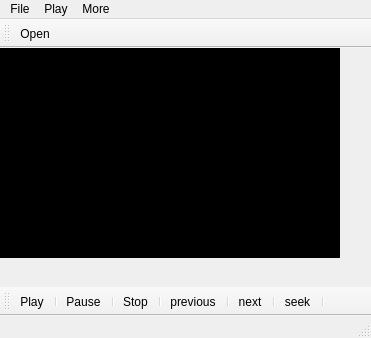
<?xml version="1.0" encoding="UTF-8"?>
<ui version="4.0">
 <class>MainWindow</class>
 <widget class="QMainWindow" name="MainWindow">
  <property name="geometry">
   <rect>
    <x>0</x>
    <y>0</y>
    <width>371</width>
    <height>338</height>
   </rect>
  </property>
  <property name="windowTitle">
   <string>MainWindow</string>
  </property>
  <property name="styleSheet">
   <string notr="true"/>
  </property>
  <widget class="QWidget" name="centralwidget">
   <widget class="QFrame" name="frame">
    <property name="geometry">
     <rect>
      <x>-1</x>
      <y>-1</y>
      <width>341</width>
      <height>211</height>
     </rect>
    </property>
    <property name="styleSheet">
     <string notr="true">background-color: rgb(0, 0, 0);
image: url(:/images/Icons/4a8dab6a89bb45ee9894fe3fcf9968bb.png);</string>
    </property>
    <property name="frameShape">
     <enum>QFrame::StyledPanel</enum>
    </property>
    <property name="frameShadow">
     <enum>QFrame::Raised</enum>
    </property>
   </widget>
  </widget>
  <widget class="QMenuBar" name="menubar">
   <property name="geometry">
    <rect>
     <x>0</x>
     <y>0</y>
     <width>371</width>
     <height>21</height>
    </rect>
   </property>
   <widget class="QMenu" name="menuFile">
    <property name="title">
     <string>File</string>
    </property>
    <addaction name="actionOpen"/>
   </widget>
   <widget class="QMenu" name="menuVideo">
    <property name="title">
     <string>Play</string>
    </property>
    <addaction name="actionPlay"/>
    <addaction name="actionPause"/>
    <addaction name="actionStop"/>
   </widget>
   <widget class="QMenu" name="menuAbout">
    <property name="title">
     <string>More</string>
    </property>
    <addaction name="actionlogo"/>
   </widget>
   <addaction name="menuFile"/>
   <addaction name="menuVideo"/>
   <addaction name="menuAbout"/>
  </widget>
  <widget class="QStatusBar" name="statusbar"/>
  <widget class="QToolBar" name="toolBar">
   <property name="windowTitle">
    <string>toolBar</string>
   </property>
   <attribute name="toolBarArea">
    <enum>BottomToolBarArea</enum>
   </attribute>
   <attribute name="toolBarBreak">
    <bool>false</bool>
   </attribute>
   <addaction name="actionPlay"/>
   <addaction name="separator"/>
   <addaction name="actionPause"/>
   <addaction name="separator"/>
   <addaction name="actionStop"/>
   <addaction name="separator"/>
   <addaction name="actionprevious"/>
   <addaction name="separator"/>
   <addaction name="actionnext"/>
   <addaction name="separator"/>
   <addaction name="actionseek"/>
   <addaction name="separator"/>
  </widget>
  <widget class="QToolBar" name="toolBar_2">
   <property name="windowTitle">
    <string>toolBar_2</string>
   </property>
   <attribute name="toolBarArea">
    <enum>TopToolBarArea</enum>
   </attribute>
   <attribute name="toolBarBreak">
    <bool>false</bool>
   </attribute>
   <addaction name="actionOpen"/>
  </widget>
  <action name="actionOpen">
   <property name="icon">
    <iconset resource="ResoFiles.qrc">
     <normaloff>:/images/Icons/icons8-folder-48.png</normaloff>:/images/Icons/icons8-folder-48.png</iconset>
   </property>
   <property name="text">
    <string>Open</string>
   </property>
  </action>
  <action name="actionPlay">
   <property name="icon">
    <iconset resource="ResoFiles.qrc">
     <normaloff>:/images/Icons/icons8-play-30.png</normaloff>:/images/Icons/icons8-play-30.png</iconset>
   </property>
   <property name="text">
    <string>Play</string>
   </property>
  </action>
  <action name="actionPause">
   <property name="icon">
    <iconset resource="ResoFiles.qrc">
     <normaloff>:/images/Icons/icons8-pause-30.png</normaloff>:/images/Icons/icons8-pause-30.png</iconset>
   </property>
   <property name="text">
    <string>Pause</string>
   </property>
  </action>
  <action name="actionStop">
   <property name="icon">
    <iconset resource="ResoFiles.qrc">
     <normaloff>:/images/Icons/icons8-stop-30.png</normaloff>:/images/Icons/icons8-stop-30.png</iconset>
   </property>
   <property name="text">
    <string>Stop</string>
   </property>
  </action>
  <action name="actionlogo">
   <property name="icon">
    <iconset resource="ResoFiles.qrc">
     <normaloff>:/images/Icons/4a8dab6a89bb45ee9894fe3fcf9968bb.png</normaloff>:/images/Icons/4a8dab6a89bb45ee9894fe3fcf9968bb.png</iconset>
   </property>
   <property name="text">
    <string>Options</string>
   </property>
  </action>
  <action name="actionprevious">
   <property name="icon">
    <iconset resource="ResoFiles.qrc">
     <normaloff>:/images/Icons/icons8-previous-30.png</normaloff>:/images/Icons/icons8-previous-30.png</iconset>
   </property>
   <property name="text">
    <string>previous</string>
   </property>
  </action>
  <action name="actionnext">
   <property name="icon">
    <iconset resource="ResoFiles.qrc">
     <normaloff>:/images/Icons/icons8-next-30.png</normaloff>:/images/Icons/icons8-next-30.png</iconset>
   </property>
   <property name="text">
    <string>next</string>
   </property>
  </action>
  <action name="actionseek">
   <property name="icon">
    <iconset resource="ResoFiles.qrc">
     <normaloff>:/images/Icons/icons8-video-playback-with-seek-bar-slider-on-a-web-browser-50.png</normaloff>:/images/Icons/icons8-video-playback-with-seek-bar-slider-on-a-web-browser-50.png</iconset>
   </property>
   <property name="text">
    <string>seek</string>
   </property>
  </action>
 </widget>
 <resources>
  <include location="ResoFiles.qrc"/>
 </resources>
 <connections/>
</ui>
